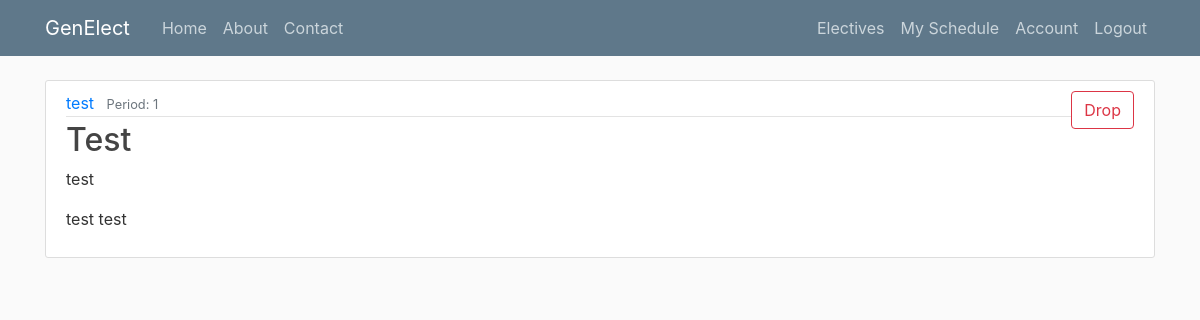
The page /schedule (signed in) on the database its author committed.
### genElect/models.py (models this page shows)
class Base(db.Model):
    __abstract__ = True
    id = db.Column(db.Integer, primary_key=True, autoincrement=True)
    date_created = db.Column(db.DateTime, default=db.func.current_timestamp())
    date_modified = db.Column(db.DateTime, default=db.func.current_timestamp(),
            onupdate=db.func.current_timestamp())

class Registrations(Base):
    __tablesname__ = 'registrations'
    user_id = db.Column(db.Integer, db.ForeignKey('users.id'), nullable=False)
    offering_id = db.Column(db.Integer, db.ForeignKey('offerings.id'), nullable=False)

class Offerings(Base):
    __tablename__ = 'offerings'
    day = db.Column(db.Date)
    period_start = db.Column(db.Integer)
    period_length = db.Column(db.Integer)
    building = db.Column(db.String(100))
    room = db.Column(db.String(100))
    instructor = db.Column(db.String(100))
    current_count = db.Column(db.Integer)
    capacity = db.Column(db.Integer)
    elective_id = db.Column(db.Integer, db.ForeignKey('electives.id'), nullable=False)
    registrations = db.relationship('Registrations', backref='offering', lazy=True)

class Electives(Base):
    __tablename__ = 'electives'
    name = db.Column(db.String(100))
    description = db.Column(db.String(500))
    prerequisites = db.Column(db.String(500))
    offerings = db.relationship('Offerings', backref='elective', lazy=True)

### genElect/__init__.py (the view)
@app.route("/schedule") #FOR STUDENT USE
def schedule():
    if current_user.is_authenticated:
        registrations = current_user.registrations #grab all user registrations
        return render_template('schedule.html', registrations=registrations)
    else:
        flash("Please login first", 'info')
        return redirect(url_for('login'))

### genElect/__init__.py (called while the page is built)
@login_manager.user_loader
def load_user(user_id):
    return Users.query.get(int(user_id))

### genElect/templates/schedule.html
{% extends "layout.html" %}
{% block content %}
    {% for registration in registrations %}
        <article class="media content-section">
          <div class="media-body">
            <div class="article-metadata">
              <a class="mr-2" href="#">{{registration.offering.instructor}}</a>
              <small class="text-muted">Period: {{ registration.offering.period_start }}</small>
            </div>
            <h2><a class="article-title" href="#">{{ registration.offering.elective.name }}</a></h2>
            <p class="article-content">{{ registration.offering.elective.description }}</p>
            <p class="article-content">{{ registration.offering.building }} {{ registration.offering.room }}</p>
          </div>
          <div class="form-group">
            <button type="button" onclick="window.location.href = '/drop/{{registration.offering.id}}'" class="btn btn-outline-danger">Drop</button>
        </div>
        </article>
    {% endfor %}
{% endblock content %}

### genElect/static/main.css (style rules this page uses)
body { background: #fafafa; color: #333333; margin-top: 5rem; }
h1, h2, h3, h4, h5, h6 { color: #444444; }
.content-section { background: #ffffff; padding: 10px 20px; border: 1px solid #dddddd; border-radius: 3px; margin-bottom: 20px; }
.article-title { color: #444444; }
.article-content { white-space: pre-line; }
.article-metadata { padding-bottom: 1px; margin-bottom: 4px; border-bottom: 1px solid #e3e3e3 }

### rows shown on the page
Registrations: offering.instructor "test", offering.period_start "1", offering.elective.name "Test", offering.elective.description "test", offering.building "test", offering.room "test"
